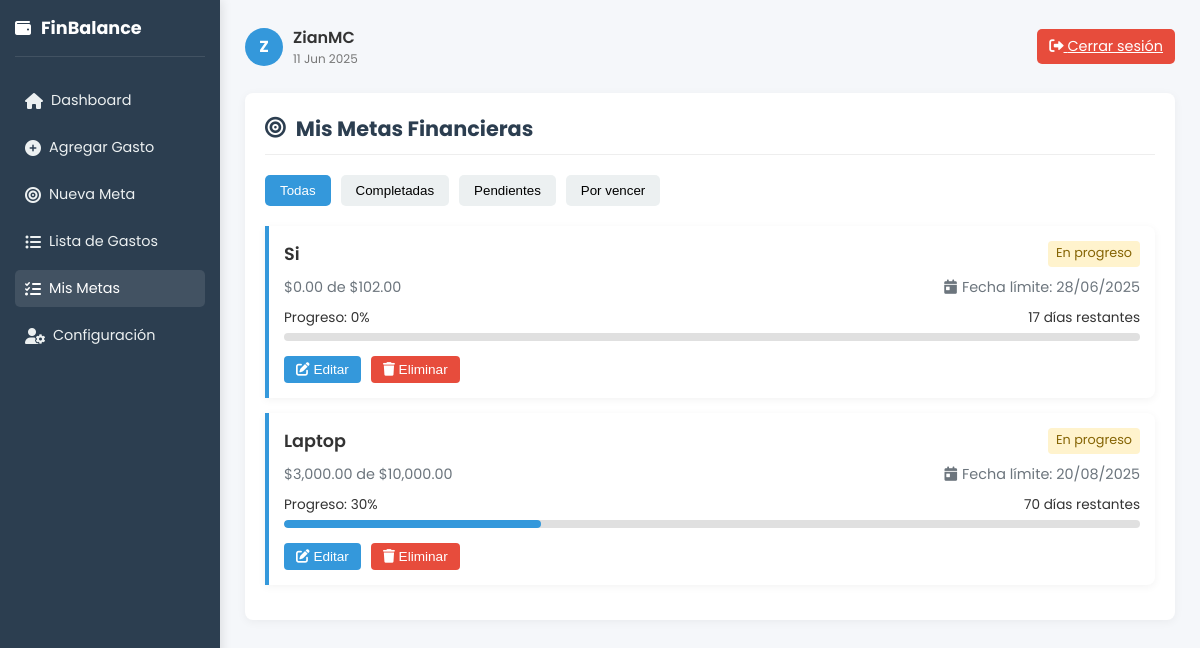
/backend/ControllerGoals/listGoals.php (signed in), run on the app's committed database.
### tables this page shows
CREATE TABLE `goals` (
  `id` int(11) NOT NULL,
  `user_id` int(11) NOT NULL,
  `title` varchar(100) NOT NULL,
  `target_amount` decimal(10,2) NOT NULL,
  `current_amount` decimal(10,2) DEFAULT 0.00,
  `deadline` date NOT NULL,
  `description` varchar(255) NOT NULL,
  `status` enum('En progreso','Completada') DEFAULT 'En progreso'
);

### backend/ControllerGoals/listGoals.php (the view, shortened to what this page needs)
<?php
require_once '../db.php';
$user_id = $_SESSION['user_id'];
$user_name = $_SESSION['user_name'];
$stmt = $conn->prepare("
    SELECT *,
           (current_amount / target_amount * 100) as progress,
           DATEDIFF(deadline, CURDATE()) as days_remaining
    FROM goals
    WHERE user_id = ?
    ORDER BY
        CASE WHEN current_amount >= target_amount THEN 1 ELSE 0 END,
        deadline ASC
");
$stmt->execute([$user_id]);
$goals = $stmt->fetchAll(PDO::FETCH_ASSOC);
?>
<!DOCTYPE html>
<html lang="es">
<head>
    <link rel="stylesheet" href="https://cdnjs.cloudflare.com/ajax/libs/font-awesome/6.0.0-beta3/css/all.min.css">
    <link rel="stylesheet" href="/frontend/StylesCSS/GoalsStyle.css">
</head>
<body>
    <div class="dashboard">
        <div class="sidebar">
            <div class="sidebar-header">
                <i class="fas fa-wallet"></i>
                <h2>FinBalance</h2>
            </div>
            <ul class="sidebar-menu">
                <li><a href="../dashboard.php"><i class="fas fa-home"></i> Dashboard</a></li>
                <li><a href="../ControllerExpenses/createExpense.php"><i class="fas fa-plus-circle"></i> Agregar Gasto</a></li>
                <li><a href="createGoals.php"><i class="fas fa-bullseye"></i> Nueva Meta</a></li>
                <li><a href="../ControllerExpenses/listExpenses.php"><i class="fas fa-list-ul"></i> Lista de Gastos</a></li>
                <li><a href="listGoals.php" class="active"><i class="fas fa-tasks"></i> Mis Metas</a></li>
                <li><a href="../profile.php"><i class="fas fa-user-cog"></i> Configuración</a></li>
            </ul>
        </div>
        <div class="main-content">
            <div class="header">
                <div class="user-info">
                    <div class="user-avatar"><?= strtoupper(substr($user_name, 0, 1)) ?></div>
                    <div>
                        <div style="font-weight: 600;"><?= htmlspecialchars($user_name) ?></div>
                        <div style="font-size: 0.75rem; color: #777;"><?= date('d M Y') ?></div>
                    </div>
                </div>
                <a href="../ControllerAuth/logout.php" class="logout-btn">
                    <i class="fas fa-sign-out-alt"></i> Cerrar sesión
                </a>
            </div>
            <div class="goals-container">
                <h3 class="section-title">
                    <i class="fas fa-bullseye"></i>
                    Mis Metas Financieras
                </h3>
                <div class="goal-filter">
                    <button class="filter-btn active" data-filter="all">Todas</button>
                    <button class="filter-btn" data-filter="completed">Completadas</button>
                    <button class="filter-btn" data-filter="pending">Pendientes</button>
                    <button class="filter-btn" data-filter="expiring">Por vencer</button>
                </div>
                <?php if (!empty($goals)): ?>
                    <?php foreach ($goals as $goal):
                        $is_completed = $goal['current_amount'] >= $goal['target_amount'];
                        $progress = $goal['progress'];
                        $days_remaining = $goal['days_remaining'];
                    ?>
                        <div class="goal-card <?= $is_completed ? 'completed' : '' ?>"
                             data-status="<?= $is_completed ? 'completed' : 'pending' ?>"
                             data-days="<?= $days_remaining ?>">
                            <div class="goal-header">
                                <div class="goal-title"><?= htmlspecialchars($goal['title']) ?></div>
                                <div class="goal-status <?= $is_completed ? 'status-completed' : 'status-pending' ?>">
                                    <?= $is_completed ? 'Completada' : 'En progreso' ?>
                                </div>
                            </div>
                            <div class="goal-details">
                                <div>
                                    <span>$<?= number_format($goal['current_amount'], 2) ?> de $<?= number_format($goal['target_amount'], 2) ?></span>
                                </div>
                                <div class="goal-deadline">
                                    <i class="fas fa-calendar-day"></i>
                                    <span>Fecha límite: <?= date('d/m/Y', strtotime($goal['deadline'])) ?></span>
                                </div>
                            </div>
                            <div class="progress-container">
                                <div class="progress-info">
                                    <span>Progreso: <?= round($progress) ?>%</span>
                                    <span><?= $days_remaining > 0 ? "$days_remaining días restantes" : "Tiempo cumplido" ?></span>
                                </div>
                                <div class="progress-bar">
                                    <div class="progress" style="width: <?= min($progress, 100) ?>%; background: <?= $is_completed ? 'var(--success)' : 'var(--primary)' ?>;"></div>
                                </div>
                            </div>
                            <div class="goal-actions">
                                <button class="goal-btn edit-btn" onclick="editGoal(<?= $goal['id'] ?>)">
                                    <i class="fas fa-edit"></i> Editar
                                </button>
                                <button class="goal-btn delete-btn" onclick="confirmDelete(<?= $goal['id'] ?>)">
                                    <i class="fas fa-trash"></i> Eliminar
                                </button>
                            </div>
                        </div>
                    <?php endforeach; ?>
                <?php endif; ?>
            </div>
        </div>
    </div>
</body>
</html>

### frontend/StylesCSS/GoalsStyle.css (style rules this page uses)
:root { --primary: #3498db; --dark: #2c3e50; --light: #ecf0f1; --success: #2ecc71; --danger: #e74c3c; --success-light: #d4edda; --success-dark: #155724; }
* { margin: 0; padding: 0; box-sizing: border-box; }
body { font-family: 'Poppins', sans-serif; background-color: #f5f7fa; color: #333; }
.dashboard { display: grid; grid-template-columns: 220px 1fr; min-height: 100vh; }
.sidebar { background: var(--dark); color: white; padding: 15px; box-shadow: 2px 0 10px rgba(0,0,0,0.1); }
.sidebar-header { display: flex; align-items: center; margin-bottom: 25px; padding-bottom: 15px; border-bottom: 1px solid rgba(255,255,255,0.1); }
.sidebar-header h2 { font-size: 1.1rem; margin-left: 10px; }
.sidebar-menu { list-style: none; }
.sidebar-menu li { margin-bottom: 10px; }
.sidebar-menu a { color: var(--light); text-decoration: none; display: flex; align-items: center; padding: 8px 10px; border-radius: 5px; transition: all 0.3s; font-size: 0.9rem; }
.sidebar-menu a:hover, .sidebar-menu a.active { background: rgba(255,255,255,0.1); color: white; }
.sidebar-menu i { margin-right: 8px; font-size: 1rem; }
.main-content { padding: 25px; overflow-y: auto; }
.header { display: flex; justify-content: space-between; align-items: center; margin-bottom: 25px; }
.user-info { display: flex; align-items: center; }
.user-avatar { width: 38px; height: 38px; border-radius: 50%; background: var(--primary); color: white; display: flex; align-items: center; justify-content: center; margin-right: 10px; font-weight: bold; }
.logout-btn { background: var(--danger); color: white; border: none; padding: 7px 12px; border-radius: 5px; cursor: pointer; transition: all 0.3s; font-size: 0.9rem; }
.goals-container { background: white; border-radius: 8px; padding: 20px; box-shadow: 0 2px 10px rgba(0,0,0,0.05); }
.section-title { font-size: 1.3rem; color: var(--dark); margin-bottom: 20px; padding-bottom: 10px; border-bottom: 1px solid #eee; display: flex; align-items: center; }
.section-title i { margin-right: 10px; }
.goal-filter { display: flex; gap: 10px; margin-bottom: 20px; }
.filter-btn { padding: 8px 15px; border: none; border-radius: 5px; background: var(--light); cursor: pointer; transition: all 0.3s; }
.filter-btn.active { background: var(--primary); color: white; }
.goal-card { border-left: 4px solid var(--primary); padding: 15px; margin-bottom: 15px; background: white; border-radius: 0 8px 8px 0; box-shadow: 0 2px 8px rgba(0,0,0,0.05); }
.goal-header { display: flex; justify-content: space-between; margin-bottom: 10px; }
.goal-title { font-weight: 600; font-size: 1.1rem; }
.goal-status { font-size: 0.8rem; padding: 3px 8px; border-radius: 4px; }
.status-pending { background: #fff3cd; color: #856404; }
.goal-details { display: flex; justify-content: space-between; margin-bottom: 10px; font-size: 0.9rem; color: #6c757d; }
.goal-deadline { display: flex; align-items: center; gap: 5px; }
.progress-container { margin-top: 10px; }
.progress-info { display: flex; justify-content: space-between; margin-bottom: 5px; font-size: 0.85rem; }
.progress-bar { height: 8px; background: #e0e0e0; border-radius: 4px; overflow: hidden; }
.progress { height: 100%; background: var(--primary); border-radius: 4px; transition: width 0.5s ease; }
.goal-actions { display: flex; gap: 10px; margin-top: 15px; }
.goal-btn { padding: 6px 12px; border: none; border-radius: 4px; cursor: pointer; font-size: 0.85rem; transition: all 0.3s; }
.edit-btn { background: var(--primary); color: white; }
.delete-btn { background: var(--danger); color: white; }

### data on the page
goals: title "Si", shows "En progreso", current_amount "0.00", target_amount "102.00", deadline "28/06/2025", progress "0", days_remaining "17"
goals: title "Laptop", shows "En progreso", current_amount "3,000.00", target_amount "10,000.00", deadline "20/08/2025", progress "30", days_remaining "70"

### other printed values
substr($user_name, 0, 1) "Z"
$user_name "ZianMC"
